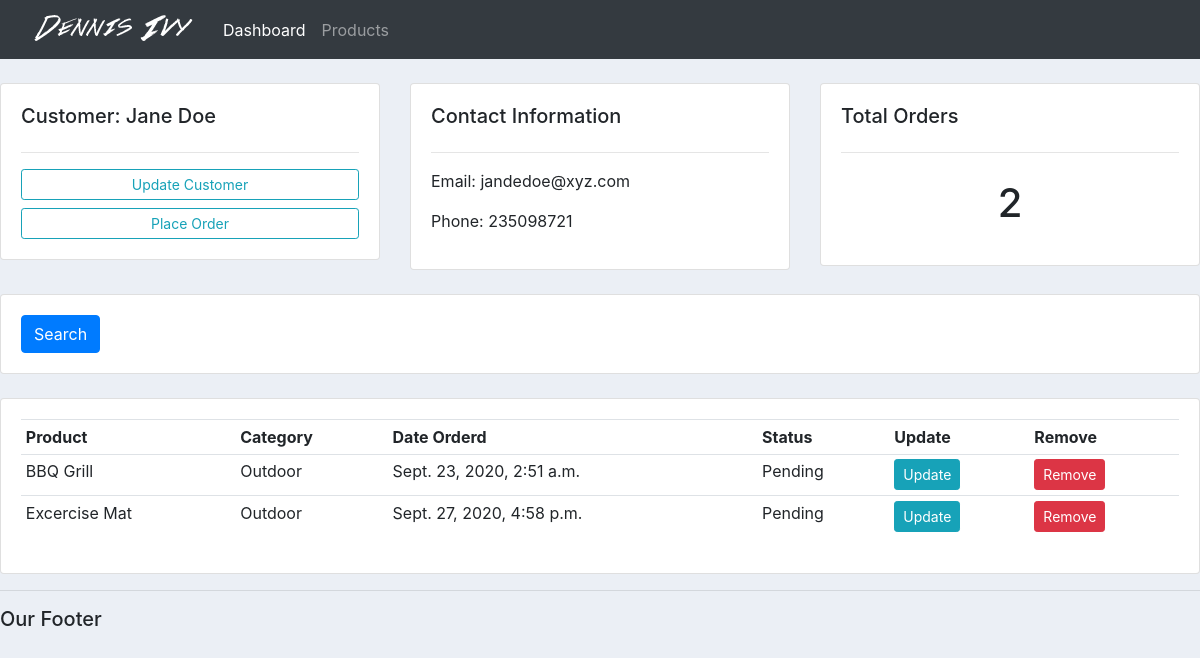
The app's page /customer/1/, older data.
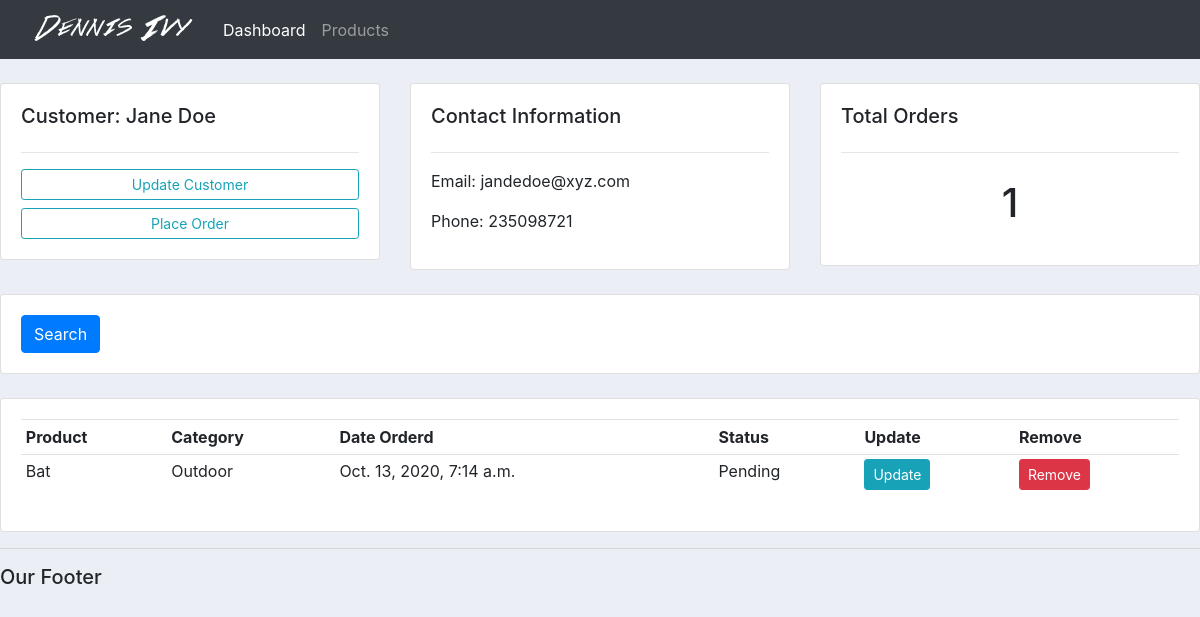
The same page, newer data.
### accounts/models.py (models this page shows, shortened)
class Order(models.Model):
    STATUS = (
        ('Pending', 'Pending'),
        ('Out for Delivery', 'Out for Delivery'),
        ('Delivered', 'Delivered')
    )
    customer = models.ForeignKey(Customer, null=True, on_delete=models.SET_NULL)
    product = models.ForeignKey(Product, null=True, on_delete=models.SET_NULL)
    date_created = models.DateTimeField(auto_now_add=True, null=True)
    status = models.CharField(max_length=200, null=True, choices=STATUS)

class Product(models.Model):
    CATEGORY = (
        ('Indoor', 'Indoor'),
        ('Outdoor', 'Outdoor')
    )
    name = models.CharField(max_length=200, null=True)
    price = models.FloatField()
    category = models.CharField(max_length=200, null=True, choices=CATEGORY)
    description =  models.CharField(max_length=200, null=True, blank=True)
    date_created = models.DateTimeField(auto_now_add=True, null=True)
    tag = models.ManyToManyField(Tag)
    def __str__(self):
        return self.name

### accounts/views.py (the view)
# urls.py: path('customer/<str:pk>/', views.customer, name="customer"),
def customer(request, pk):
    customer = Customer.objects.get(id=pk)
    orders = customer.order_set.all()
    order_count = orders.count()
    context = {
        'customer': customer,
        'orders': orders,
        'order_count': order_count,
    }
    return render(request, 'accounts/customer.html', context)

### accounts/templates/accounts/customer.html
{% extends 'accounts/main.html' %}
{% block content %}
<br>
<div class="row">
	<div class="col-md">
		<div class="card card-body">
			<h5>Customer: {{ customer.name }} </h5>
			<hr>
			<a class="btn btn-outline-info  btn-sm btn-block" href="">Update Customer</a>
			<a class="btn btn-outline-info  btn-sm btn-block" href="{% url 'create_order' customer.id %}">Place Order</a>
		</div>
	</div>
	<div class="col-md">
		<div class="card card-body">
			<h5>Contact Information</h5>
			<hr>
			<p>Email: {{customer.email}}</p>
			<p>Phone: {{customer.phone}}</p>
		</div>
	</div>
	<div class="col-md">
		<div class="card card-body">
			<h5>Total Orders</h5>
			<hr>
			<h1 style="text-align: center;padding: 10px">{{order_count}}</h1>
		</div>
	</div>
</div>
<br>
<div class="row">
	<div class="col">
		<div class="card card-body">
			<form method="get">
		    <button class="btn btn-primary" type="submit">Search</button>
		  </form>
		</div>
	</div>
</div>
<br>
<div class="row">
	<div class="col-md">
		<div class="card card-body">
			<table class="table table-sm">
				<tr>
					<th>Product</th>
					<th>Category</th>
					<th>Date Orderd</th>
					<th>Status</th>
					<th>Update</th>
					<th>Remove</th>
				</tr>
				{% for order in orders %}
				<tr>
					<td>{{ order.product }}</td>
					<td>{{ order.product.category }}</td>
					<td>{{ order.date_created }}</td>
					<td>{{ order.status }}</td>
					<td><a class="btn btn-sm btn-info" href="{% url 'update_order' order.id %}">Update</a></td>
					<td><a class="btn btn-sm btn-danger" href="{% url 'delete_order' order.id %}">Remove</a></td>
				</tr>
				{% endfor %}
			</table>
		</div>
	</div>
</div>
{% endblock %}

Row changes from the older to the newer data that the page shows:
removed Order: product "BBQ Grill", product.category "Outdoor", date_created "Sept. 23, 2020, 2:51 a.m.", status "Pending"
removed Order: product "Excercise Mat", product.category "Outdoor", date_created "Sept. 27, 2020, 4:58 p.m.", status "Pending"
added Order: product "Bat", product.category "Outdoor", date_created "Oct. 13, 2020, 7:14 a.m.", status "Pending"
Text that changed along with them:
{{ order_count }}: "2" → "1"
